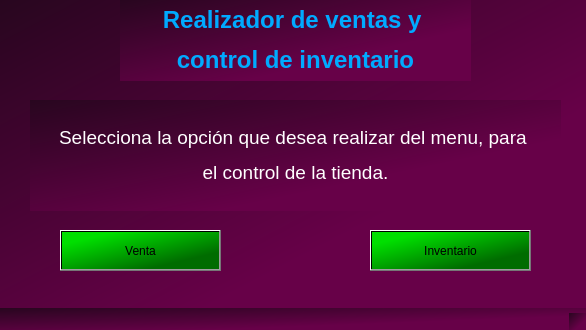
<?xml version="1.0" encoding="UTF-8"?>
<ui version="4.0">
 <class>MenuWindow</class>
 <widget class="QMainWindow" name="MenuWindow">
  <property name="geometry">
   <rect>
    <x>0</x>
    <y>0</y>
    <width>586</width>
    <height>330</height>
   </rect>
  </property>
  <property name="windowTitle">
   <string>MainWindow</string>
  </property>
  <property name="styleSheet">
   <string notr="true">background-color: qlineargradient(spread:pad, x1:0, y1:0, x2:1, y2:1, stop:0 rgba(40, 6, 31, 255), stop:0.676136 rgba(103, 1, 72, 255));</string>
  </property>
  <widget class="QWidget" name="centralwidget">
   <widget class="QLabel" name="label">
    <property name="geometry">
     <rect>
      <x>120</x>
      <y>0</y>
      <width>351</width>
      <height>81</height>
     </rect>
    </property>
    <property name="text">
     <string>&lt;html&gt;&lt;head/&gt;&lt;body&gt;&lt;p align=&quot;center&quot;&gt;&lt;span style=&quot; font-size:18pt; font-weight:600; color:#00aaff;&quot;&gt;Realizador de ventas y &lt;/span&gt;&lt;/p&gt;&lt;p align=&quot;center&quot;&gt;&lt;span style=&quot; font-size:18pt; font-weight:600; color:#00aaff;&quot;&gt;control de inventario&lt;/span&gt;&lt;/p&gt;&lt;/body&gt;&lt;/html&gt;</string>
    </property>
   </widget>
   <widget class="QLabel" name="label_2">
    <property name="geometry">
     <rect>
      <x>30</x>
      <y>100</y>
      <width>531</width>
      <height>111</height>
     </rect>
    </property>
    <property name="text">
     <string>&lt;html&gt;&lt;head/&gt;&lt;body&gt;&lt;p align=&quot;center&quot;&gt;&lt;span style=&quot; font-size:14pt; color:#ffffff;&quot;&gt;Selecciona la opción que desea realizar del menu, para &lt;/span&gt;&lt;/p&gt;&lt;p align=&quot;center&quot;&gt;&lt;span style=&quot; font-size:14pt; color:#ffffff;&quot;&gt;el control de la tienda.&lt;/span&gt;&lt;/p&gt;&lt;/body&gt;&lt;/html&gt;</string>
    </property>
   </widget>
   <widget class="QPushButton" name="pushButton">
    <property name="geometry">
     <rect>
      <x>60</x>
      <y>230</y>
      <width>161</width>
      <height>41</height>
     </rect>
    </property>
    <property name="styleSheet">
     <string notr="true">background-color: qlineargradient(spread:pad, x1:1, y1:1, x2:0, y2:0, stop:0.227273 rgba(0, 108, 0, 255), stop:0.829545 rgba(0, 223, 0, 255));</string>
    </property>
    <property name="text">
     <string>Venta</string>
    </property>
   </widget>
   <widget class="QPushButton" name="pushButton_2">
    <property name="geometry">
     <rect>
      <x>370</x>
      <y>230</y>
      <width>161</width>
      <height>41</height>
     </rect>
    </property>
    <property name="styleSheet">
     <string notr="true">background-color: qlineargradient(spread:pad, x1:1, y1:1, x2:0, y2:0, stop:0.227273 rgba(0, 108, 0, 255), stop:0.829545 rgba(0, 223, 0, 255));</string>
    </property>
    <property name="text">
     <string>Inventario</string>
    </property>
   </widget>
  </widget>
  <widget class="QMenuBar" name="menubar">
   <property name="geometry">
    <rect>
     <x>0</x>
     <y>0</y>
     <width>586</width>
     <height>21</height>
    </rect>
   </property>
  </widget>
  <widget class="QStatusBar" name="statusbar"/>
 </widget>
 <resources/>
 <connections/>
</ui>
